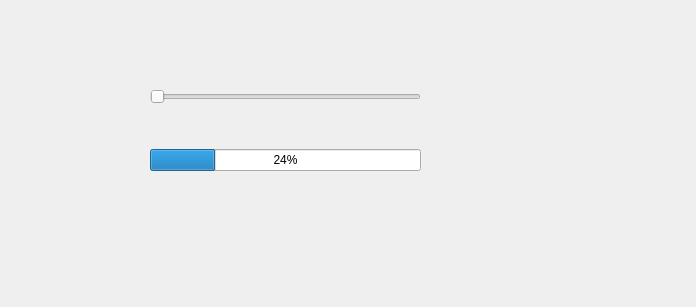
<?xml version="1.0" encoding="UTF-8"?>
<ui version="4.0">
 <class>MainWindow</class>
 <widget class="QMainWindow" name="MainWindow">
  <property name="geometry">
   <rect>
    <x>0</x>
    <y>0</y>
    <width>696</width>
    <height>307</height>
   </rect>
  </property>
  <property name="windowTitle">
   <string>MainWindow</string>
  </property>
  <widget class="QWidget" name="centralwidget">
   <widget class="QWidget" name="">
    <property name="geometry">
     <rect>
      <x>150</x>
      <y>50</y>
      <width>271</width>
      <height>161</height>
     </rect>
    </property>
    <layout class="QVBoxLayout" name="verticalLayout">
     <item>
      <widget class="QSlider" name="horizontalSlider">
       <property name="orientation">
        <enum>Qt::Horizontal</enum>
       </property>
      </widget>
     </item>
     <item>
      <widget class="QProgressBar" name="progressBar">
       <property name="value">
        <number>24</number>
       </property>
      </widget>
     </item>
    </layout>
   </widget>
  </widget>
  <widget class="QMenuBar" name="menubar">
   <property name="geometry">
    <rect>
     <x>0</x>
     <y>0</y>
     <width>696</width>
     <height>23</height>
    </rect>
   </property>
  </widget>
 </widget>
 <resources/>
 <connections/>
</ui>
